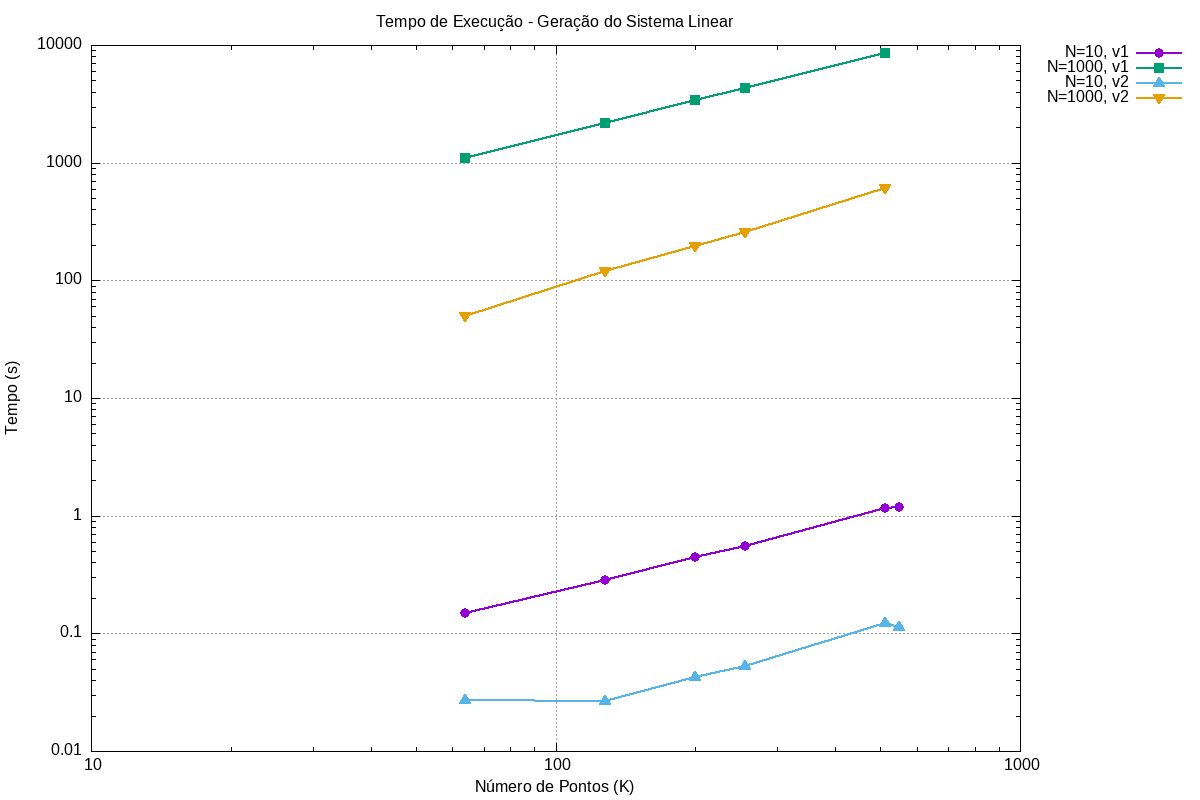

This chart was generated by the following gnuplot code:
set terminal png size 1200,800
set output 'graficos/tempo_gerasl.png'
set title 'Tempo de Execução - Geração do Sistema Linear'
set xlabel 'Número de Pontos (K)' font ',12'
set ylabel 'Tempo (s)' font ',12'
set logscale x
set logscale y
set grid
set key outside right
set datafile separator ","

plot 'tabelas/tempo_v1_N10.csv' using 1:2 with linespoints title 'N=10, v1' lw 2 pt 7 ps 1.2, \
     'tabelas/tempo_v1_N1000.csv' using 1:2 with linespoints title 'N=1000, v1' lw 2 pt 5 ps 1.2, \
     'tabelas/tempo_v2_N10.csv' using 1:2 with linespoints title 'N=10, v2' lw 2 pt 9 ps 1.2, \
     'tabelas/tempo_v2_N1000.csv' using 1:2 with linespoints title 'N=1000, v2' lw 2 pt 11 ps 1.2
